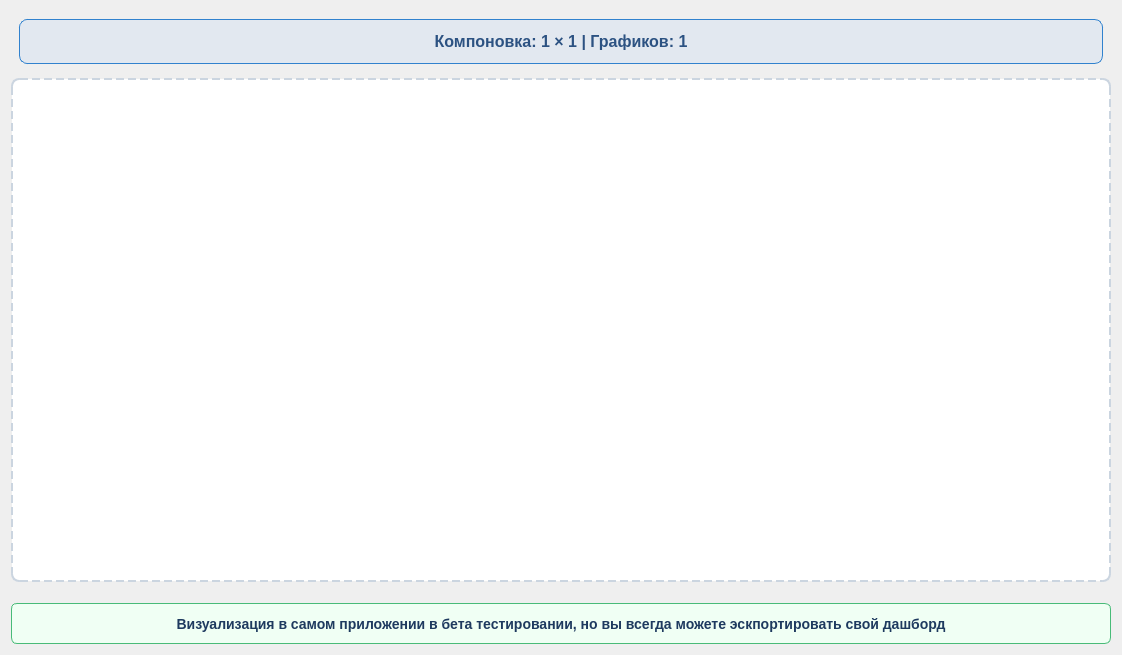
              <widget class="QWidget" name="scrollAreaWidgetContents_display">
               <property name="geometry">
                <rect>
                 <x>0</x>
                 <y>0</y>
                 <width>1122</width>
                 <height>655</height>
                </rect>
               </property>
               <layout class="QVBoxLayout" name="verticalLayout_display_scroll">
                <item>
                 <widget class="QLabel" name="current_layout_label">
                  <property name="styleSheet">
                   <string notr="true">color: #2c5282;
font-size: 16px;
margin: 8px;
padding: 12px;
background-color: #e2e8f0;
border-radius: 8px;
font-weight: bold;
border: 1px solid #3182ce;</string>
                  </property>
                  <property name="text">
                   <string>Компоновка: 1 × 1 | Графиков: 1</string>
                  </property>
                  <property name="alignment">
                   <set>Qt::AlignCenter</set>
                  </property>
                 </widget>
                </item>
                <item>
                 <widget class="QFrame" name="charts_container_frame">
                  <property name="minimumSize">
                   <size>
                    <width>1100</width>
                    <height>504</height>
                   </size>
                  </property>
                  <property name="styleSheet">
                   <string notr="true">QFrame {
    background-color: white;
    border: 2px dashed #cbd5e0;
    border-radius: 8px;
    min-height: 500px;
}</string>
                  </property>
                  <layout class="QGridLayout" name="gridLayout_charts"/>
                 </widget>
                </item>
                <item>
                 <widget class="QLabel" name="save_options_label">
                  <property name="styleSheet">
                   <string notr="true">color: #1e3a5f;
font-size: 14px;
font-weight: bold;
margin-top: 15px;
padding: 10px;
background-color: #f0fff4;
border-radius: 6px;
border: 1px solid #48bb78;</string>
                  </property>
                  <property name="text">
                   <string>Визуализация в самом приложении в бета тестировании, но вы всегда можете эскпортировать свой дашборд</string>
                  </property>
                  <property name="alignment">
                   <set>Qt::AlignCenter</set>
                  </property>
                 </widget>
                </item>
               </layout>
              </widget>
